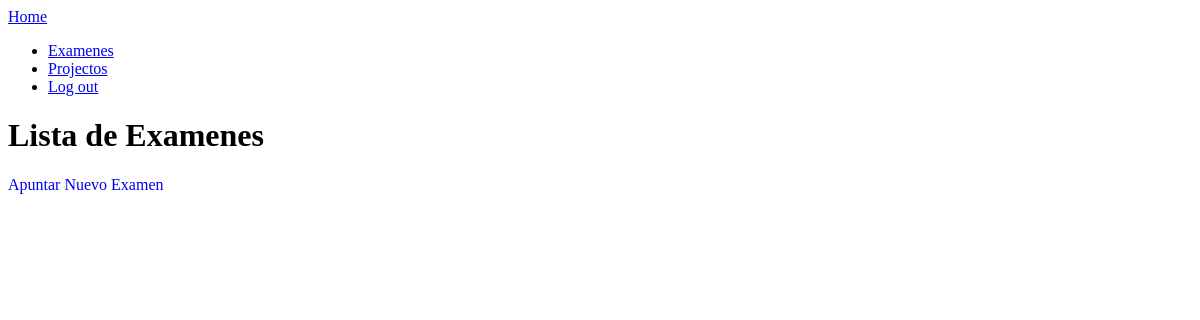
Before: /exams/ (signed in) with the older database file.
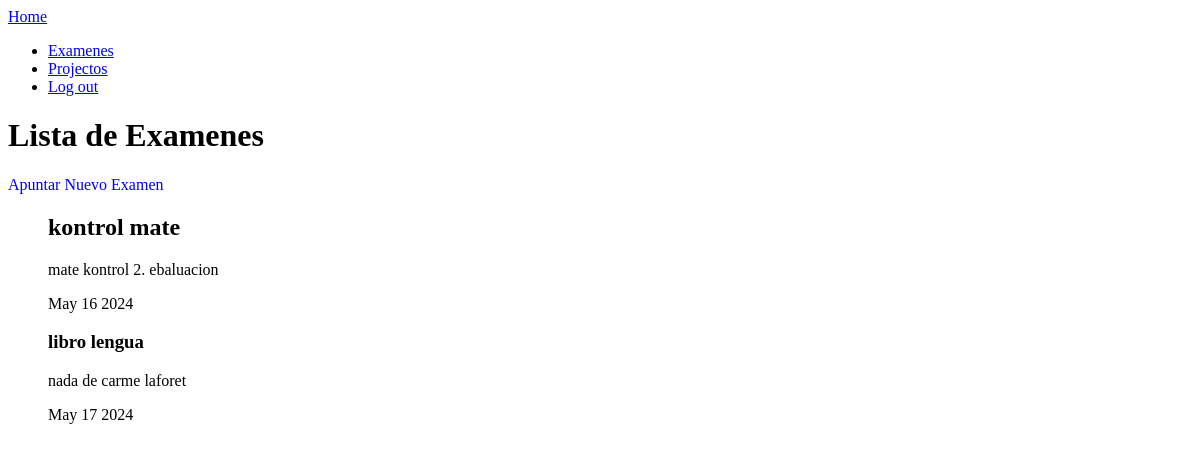
After: the same page with the newer database file.
### mycalendar/models.py (models this page shows, shortened)
class Exam(models.Model):
    title = models.CharField(max_length=200)
    description = models.TextField(blank=True)
    created = models.DateTimeField(auto_now_add=True)
    examdate = models.DateTimeField(blank=True)
    hard = models.BooleanField(default=False)
    user = models.ForeignKey(User, on_delete=models.CASCADE)

### mycalendar/views.py (the view)
# urls.py: path('exams/', views.exams, name='exams'),
@login_required
def exams(request):
    exams = Exam.objects.filter(user=request.user)
    return render(request, 'exam/exams.html', {
        'exams': exams
    })

### mycalendar/templates/exam/exams.html
{% extends "base.html" %} {% block content %}
<main>
  <div>
    <h1>Lista de Examenes</h1>
    <a style="text-decoration: none" href="{% url 'create_exam' %}"
      >Apuntar Nuevo Examen</a
    >
    <ul>
      {% for exam in exams|dictsort:"examdate" %}
      <a
        style="text-decoration: none; color: black"
        href="{% url 'exam_detail' exam.id %}"
      >
        <header>
          {% if exam.hard %}
          <h2>{{exam.title}}</h2>
          {% else %}
          <h3>{{exam.title}}</h3>
          {% endif %}
        </header>
        <p>{{exam.description}}</p>
        <p>{{exam.examdate|date:'M j Y'}}</p>
        {% endfor %}
      </a>
    </ul>
  </div>
</main>
{% endblock %}

Changed rows visible on the page:
added Exam: title "kontrol mate", description "mate kontrol 2. ebaluacion", examdate "May 16 2024"
added Exam: title "libro lengua", description "nada de carme laforet", examdate "May 17 2024"
